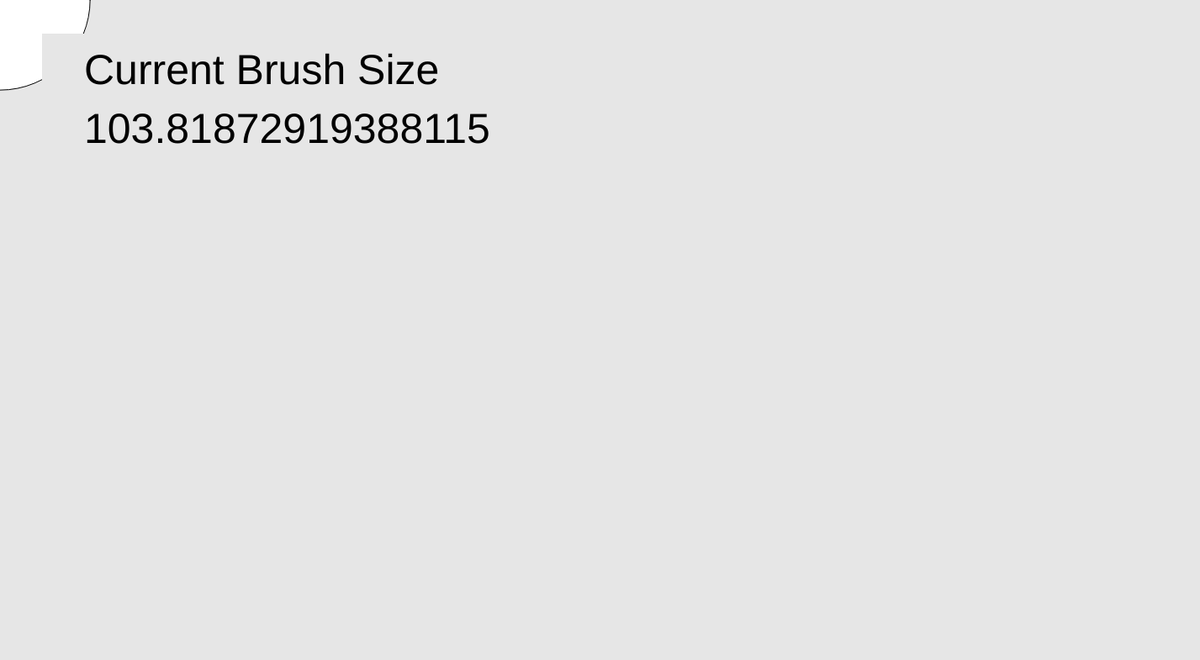
Frame 1 (no input)
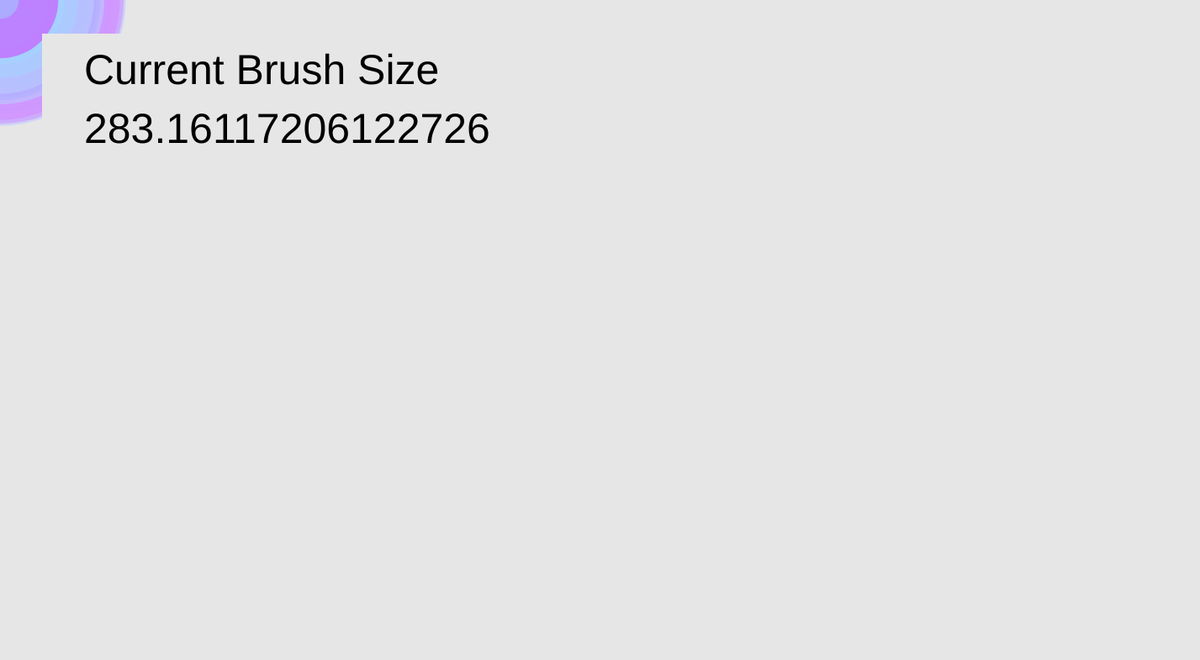
Frame 60 (no input)
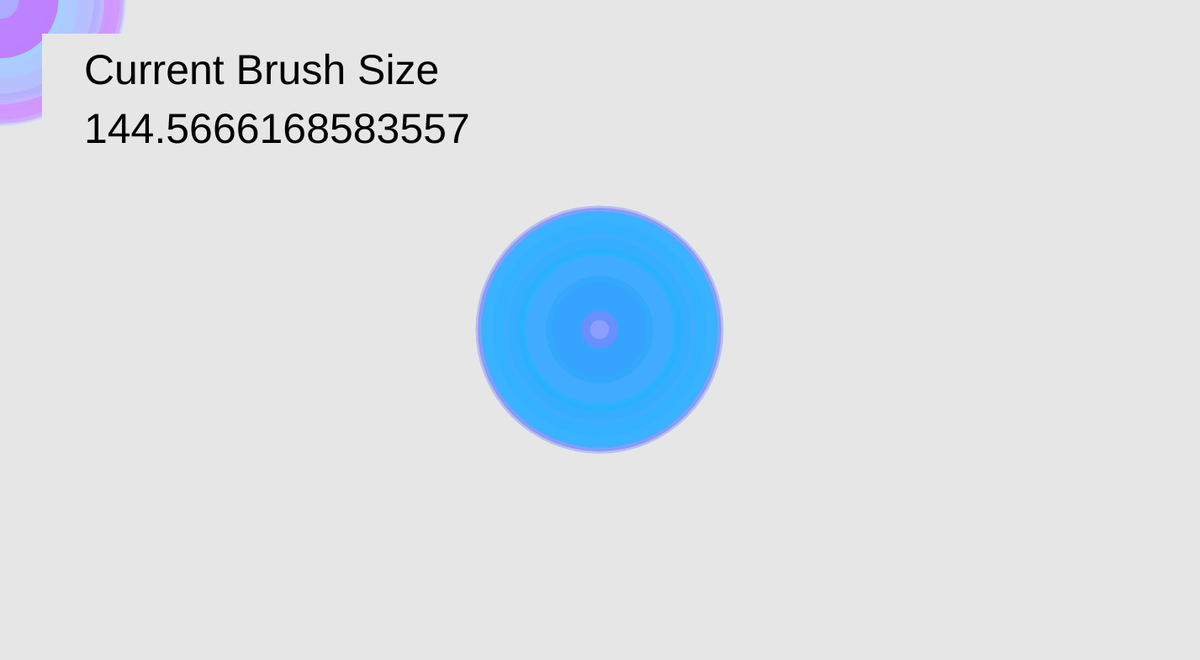
Frame 120 (the mouse pressed at the canvas centre since frame 60)

The p5.js sketch that drew these frames (run headless with seeded random() and noise() and a simulated clock; from frame 60 on, the mouse is pressed at the canvas centre):

// p5.js sketch
// ── sketch.js

var myRandomNumX;
var myRandomNumY;

var clickSize;

function setup() {
  createCanvas(1427,785);
  background(230);

  clickSize = random(300);
}


function draw () {
  fill (myRandomNumX * 0.17, myRandomNumY * 0.32, 255, 100);
  ellipse (mouseX, mouseY, clickSize, clickSize);
  noStroke ();
  myRandomNumX = random(width);
  myRandomNumY = random(height);
  fill(230);
  rect (50, 40, 600, 150);
  clickSize = random(300);
  fill(0);

  textSize(50);
  text('Current Brush Size', 100, 100);
  text(clickSize, 100, 170);

}

function mouseClicked() {
  if (clickSize === clickSize) {


  }
}
